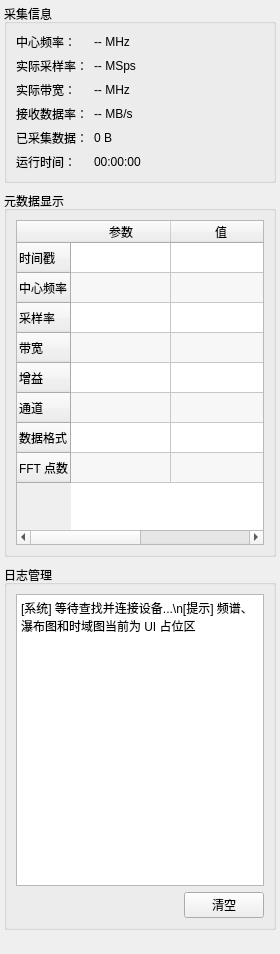
       <widget class="QWidget" name="rightPanel">
        <property name="geometry">
         <rect>
          <x>0</x>
          <y>0</y>
          <width>280</width>
          <height>954</height>
         </rect>
        </property>
        <layout class="QVBoxLayout" name="rightPanelLayout">
         <property name="spacing">
          <number>8</number>
         </property>
         <property name="leftMargin">
          <number>4</number>
         </property>
         <property name="topMargin">
          <number>4</number>
         </property>
         <property name="rightMargin">
          <number>4</number>
         </property>
         <property name="bottomMargin">
          <number>4</number>
         </property>
         <item>
          <widget class="QGroupBox" name="acquisitionInfoGroupBox">
           <property name="title">
            <string>采集信息</string>
           </property>
           <layout class="QFormLayout" name="acquisitionInfoLayout">
            <item row="0" column="0">
             <widget class="QLabel" name="labelActualCenter">
              <property name="text">
               <string>中心频率：</string>
              </property>
             </widget>
            </item>
            <item row="0" column="1">
             <widget class="QLabel" name="actualCenterValueLabel">
              <property name="text">
               <string>-- MHz</string>
              </property>
             </widget>
            </item>
            <item row="1" column="0">
             <widget class="QLabel" name="labelActualRate">
              <property name="text">
               <string>实际采样率：</string>
              </property>
             </widget>
            </item>
            <item row="1" column="1">
             <widget class="QLabel" name="actualRateValueLabel">
              <property name="text">
               <string>-- MSps</string>
              </property>
             </widget>
            </item>
            <item row="2" column="0">
             <widget class="QLabel" name="labelActualBandwidth">
              <property name="text">
               <string>实际带宽：</string>
              </property>
             </widget>
            </item>
            <item row="2" column="1">
             <widget class="QLabel" name="actualBandwidthValueLabel">
              <property name="text">
               <string>-- MHz</string>
              </property>
             </widget>
            </item>
            <item row="3" column="0">
             <widget class="QLabel" name="labelReceiveRate">
              <property name="text">
               <string>接收数据率：</string>
              </property>
             </widget>
            </item>
            <item row="3" column="1">
             <widget class="QLabel" name="receiveRateValueLabel">
              <property name="text">
               <string>-- MB/s</string>
              </property>
             </widget>
            </item>
            <item row="4" column="0">
             <widget class="QLabel" name="labelReceivedData">
              <property name="text">
               <string>已采集数据：</string>
              </property>
             </widget>
            </item>
            <item row="4" column="1">
             <widget class="QLabel" name="receivedDataValueLabel">
              <property name="text">
               <string>0 B</string>
              </property>
             </widget>
            </item>
            <item row="5" column="0">
             <widget class="QLabel" name="labelRunningTime">
              <property name="text">
               <string>运行时间：</string>
              </property>
             </widget>
            </item>
            <item row="5" column="1">
             <widget class="QLabel" name="runningTimeValueLabel">
              <property name="text">
               <string>00:00:00</string>
              </property>
             </widget>
            </item>
           </layout>
          </widget>
         </item>
         <item>
          <widget class="QGroupBox" name="metadataGroupBox">
           <property name="title">
            <string>元数据显示</string>
           </property>
           <layout class="QVBoxLayout" name="metadataLayout">
            <item>
             <widget class="QTableWidget" name="metadataTableWidget">
              <property name="alternatingRowColors">
               <bool>true</bool>
              </property>
              <property name="rowCount">
               <number>8</number>
              </property>
              <property name="columnCount">
               <number>2</number>
              </property>
              <row>
               <property name="text">
                <string>时间戳</string>
               </property>
              </row>
              <row>
               <property name="text">
                <string>中心频率</string>
               </property>
              </row>
              <row>
               <property name="text">
                <string>采样率</string>
               </property>
              </row>
              <row>
               <property name="text">
                <string>带宽</string>
               </property>
              </row>
              <row>
               <property name="text">
                <string>增益</string>
               </property>
              </row>
              <row>
               <property name="text">
                <string>通道</string>
               </property>
              </row>
              <row>
               <property name="text">
                <string>数据格式</string>
               </property>
              </row>
              <row>
               <property name="text">
                <string>FFT 点数</string>
               </property>
              </row>
              <column>
               <property name="text">
                <string>参数</string>
               </property>
              </column>
              <column>
               <property name="text">
                <string>值</string>
               </property>
              </column>
             </widget>
            </item>
           </layout>
          </widget>
         </item>
         <item>
          <widget class="QGroupBox" name="logGroupBox">
           <property name="title">
            <string>日志管理</string>
           </property>
           <layout class="QVBoxLayout" name="logLayout">
            <item>
             <widget class="QPlainTextEdit" name="logPlainTextEdit">
              <property name="readOnly">
               <bool>true</bool>
              </property>
              <property name="plainText">
               <string>[系统] 等待查找并连接设备...\n[提示] 频谱、瀑布图和时域图当前为 UI 占位区</string>
              </property>
             </widget>
            </item>
            <item>
             <layout class="QHBoxLayout" name="logButtonsLayout">
              <item>
               <spacer name="logButtonSpacer">
                <property name="orientation">
                 <enum>Qt::Orientation::Horizontal</enum>
                </property>
                <property name="sizeHint" stdset="0">
                 <size>
                  <width>40</width>
                  <height>20</height>
                 </size>
                </property>
               </spacer>
              </item>
              <item>
               <widget class="QPushButton" name="clearLogButton">
                <property name="text">
                 <string>清空</string>
                </property>
               </widget>
              </item>
             </layout>
            </item>
           </layout>
          </widget>
         </item>
         <item>
          <spacer name="rightVerticalSpacer">
           <property name="orientation">
            <enum>Qt::Orientation::Vertical</enum>
           </property>
           <property name="sizeType">
            <enum>QSizePolicy::Policy::Fixed</enum>
           </property>
           <property name="sizeHint" stdset="0">
            <size>
             <width>20</width>
             <height>20</height>
            </size>
           </property>
          </spacer>
         </item>
        </layout>
       </widget>
